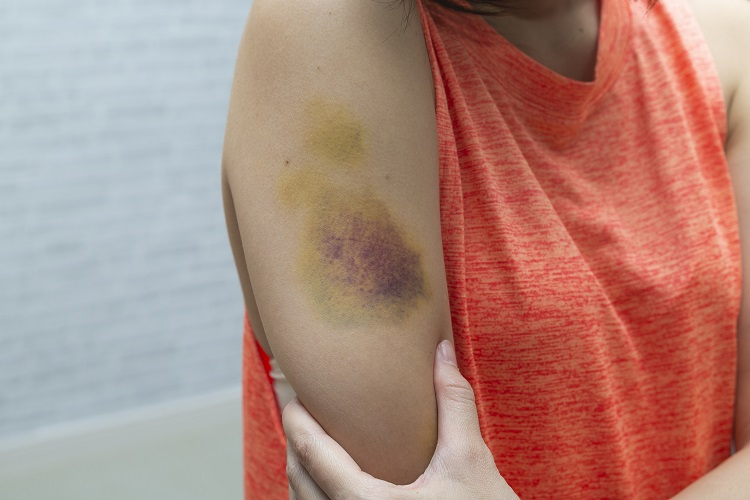
#> input picture YOLOv11-model/test-imgs/bruises.jpg, 750 x 500 px
$ python md-ultralytics.py
#> lines starting #> are read from the running program, lines starting #| are printed output that depends on the picture
import os
from dotenv import load_dotenv
import requests
import json
import cv2
import numpy as np

# 載入 .env 檔案
load_dotenv()

# API 設置
url = "https://predict.ultralytics.com"
api_key = os.getenv("ULTRALYTICS_API_KEY")  # 讀取環境變數中的 API Key
# if not api_key:
#     raise ValueError("API Key 未設定，請確認 .env 檔案是否正確！")
headers = {"x-api-key": api_key}
data = {"model": "https://hub.ultralytics.com/models/AJ6ZNdobu3ogKz9Xcybz", "imgsz": 640, "conf": 0.5, "iou": 0.5}

# 圖片路徑
image_path = "test-imgs/bruises.jpg"
output_path = "prediction/prediction-img.jpg"

# 讀取圖片
image = cv2.imread(image_path)
#> image is the input picture: shape (500, 750, 3); mean B, G, R 124, 134.6, 174.5
if image is None:
    raise ValueError(f"無法讀取圖片: {image_path}")

# 調整圖片大小至 640x640
image_resized = cv2.resize(image, (640, 640))
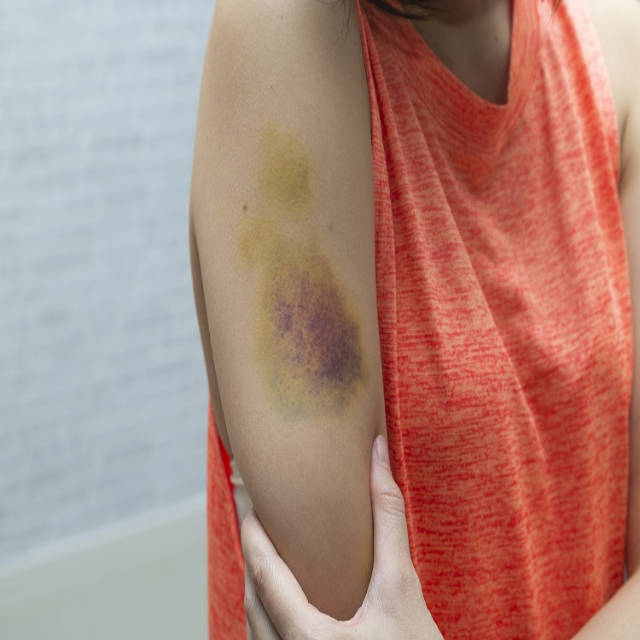
#> image_resized: shape (640, 640, 3); mean B, G, R 123.9, 134.5, 174.4

# 暫存調整大小後的圖片
temp_path = "resized/resized_img.jpg"
cv2.imwrite(temp_path, image_resized)
print(f"Uploading image: {temp_path}")

# 發送請求
with open(temp_path, "rb") as f:
#> (the run stopped early here; a loop or call above may not have finished)

$ run again, with YOLOv11-model/test-imgs/4394303396_300bb434f6_b.jpg copied over YOLOv11-model/test-imgs/bruises.jpg
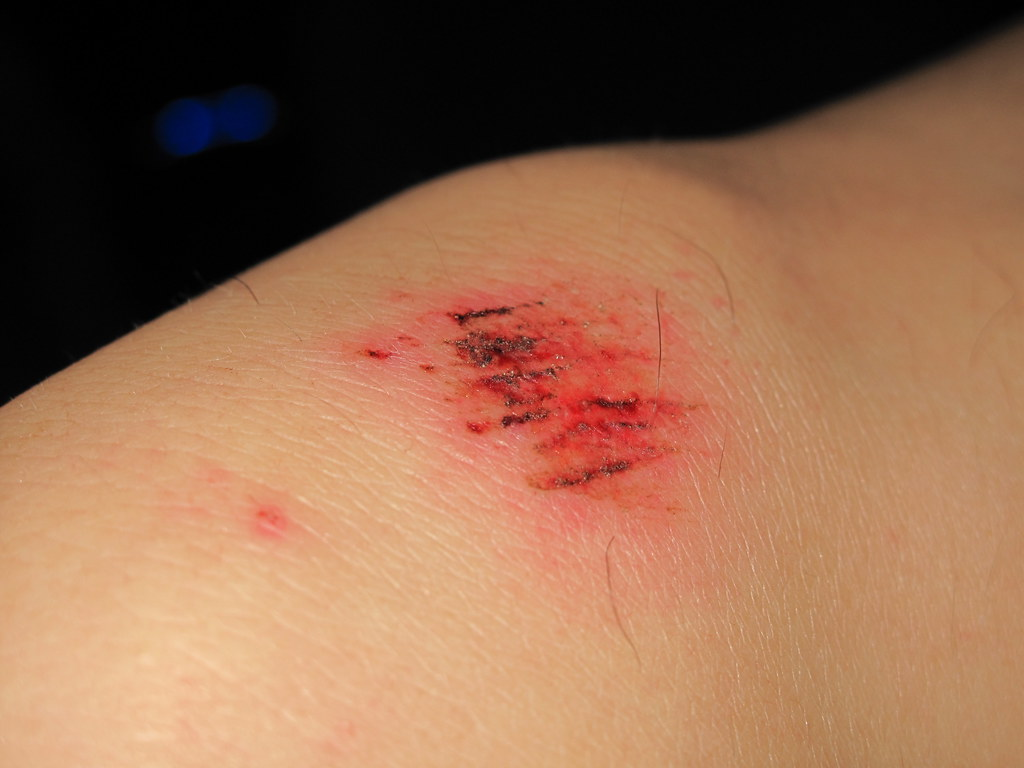
#> input picture YOLOv11-model/test-imgs/4394303396_300bb434f6_b.jpg, 1024 x 768 px
#> image is the input picture: shape (768, 1024, 3); mean B, G, R 79.2, 106.3, 149.6
#> `image_resized = cv2.resize(image, (640, 640))`:
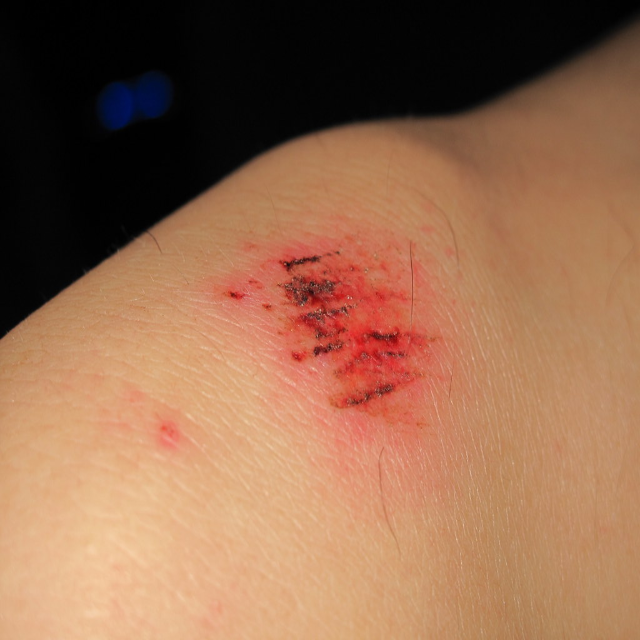
#> image_resized: shape (640, 640, 3); mean B, G, R 79.1, 106.3, 149.5

$ run again, with YOLOv11-model/test-imgs/640px-Human-Hands-Front-Back.jpg copied over YOLOv11-model/test-imgs/bruises.jpg
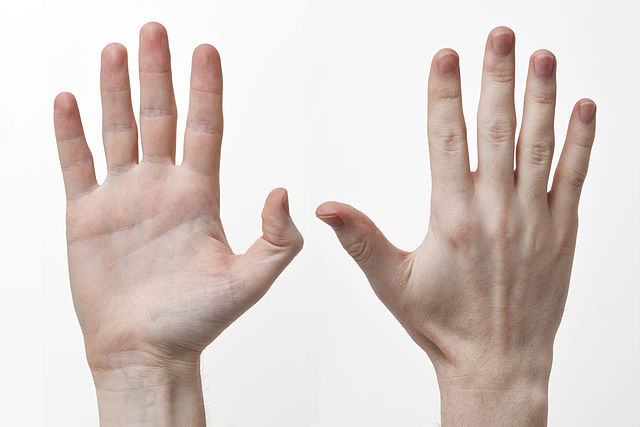
#> input picture YOLOv11-model/test-imgs/640px-Human-Hands-Front-Back.jpg, 640 x 427 px
#> image is the input picture: shape (427, 640, 3); mean B, G, R 201.5, 206.4, 218.3
#> `image_resized = cv2.resize(image, (640, 640))`:
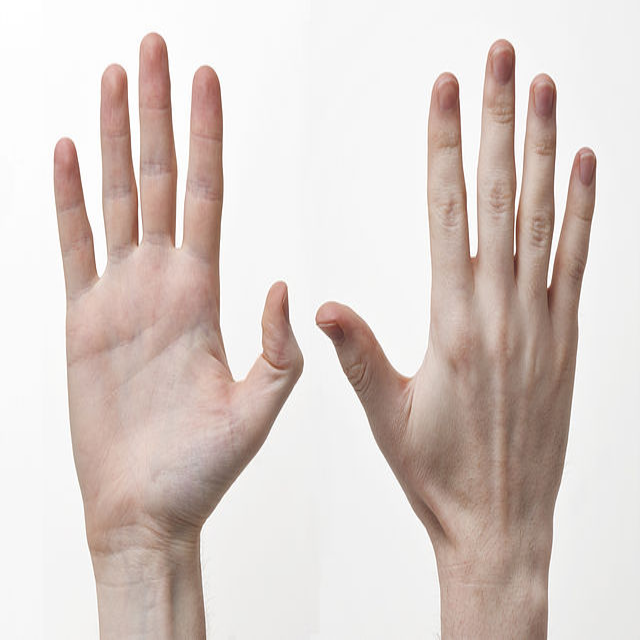
#> image_resized: shape (640, 640, 3); mean B, G, R 201.4, 206.4, 218.3

$ run again, with YOLOv11-model/test-imgs/S__78331920_0.jpg copied over YOLOv11-model/test-imgs/bruises.jpg
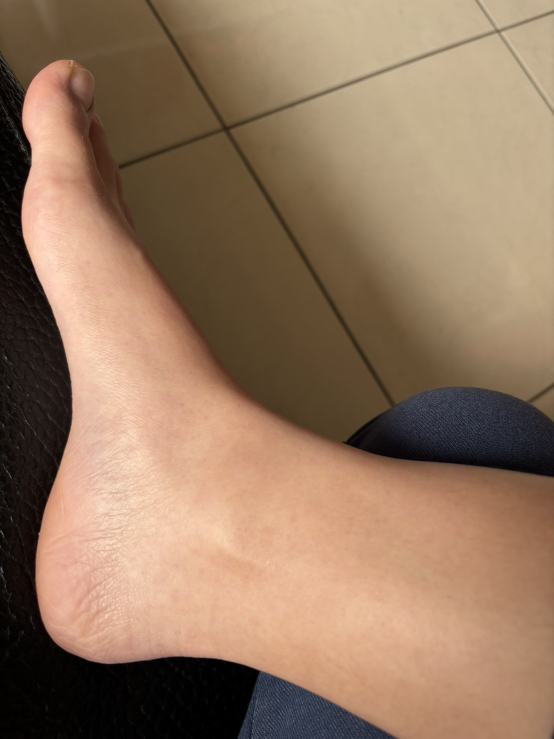
#> input picture YOLOv11-model/test-imgs/S__78331920_0.jpg, 1108 x 1477 px (shown at 1/2 size)
#> image is the input picture: shape (1477, 1108, 3); mean B, G, R 96, 120, 148.7
#> `image_resized = cv2.resize(image, (640, 640))`:
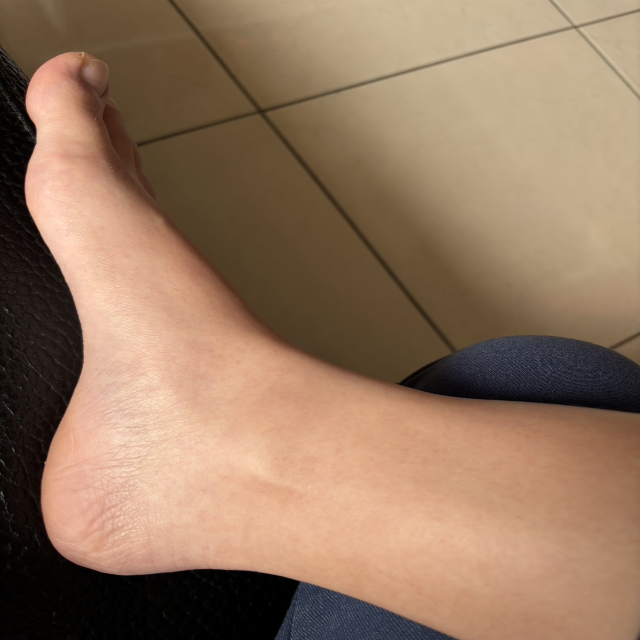
#> image_resized: shape (640, 640, 3); mean B, G, R 95.9, 119.9, 148.6
